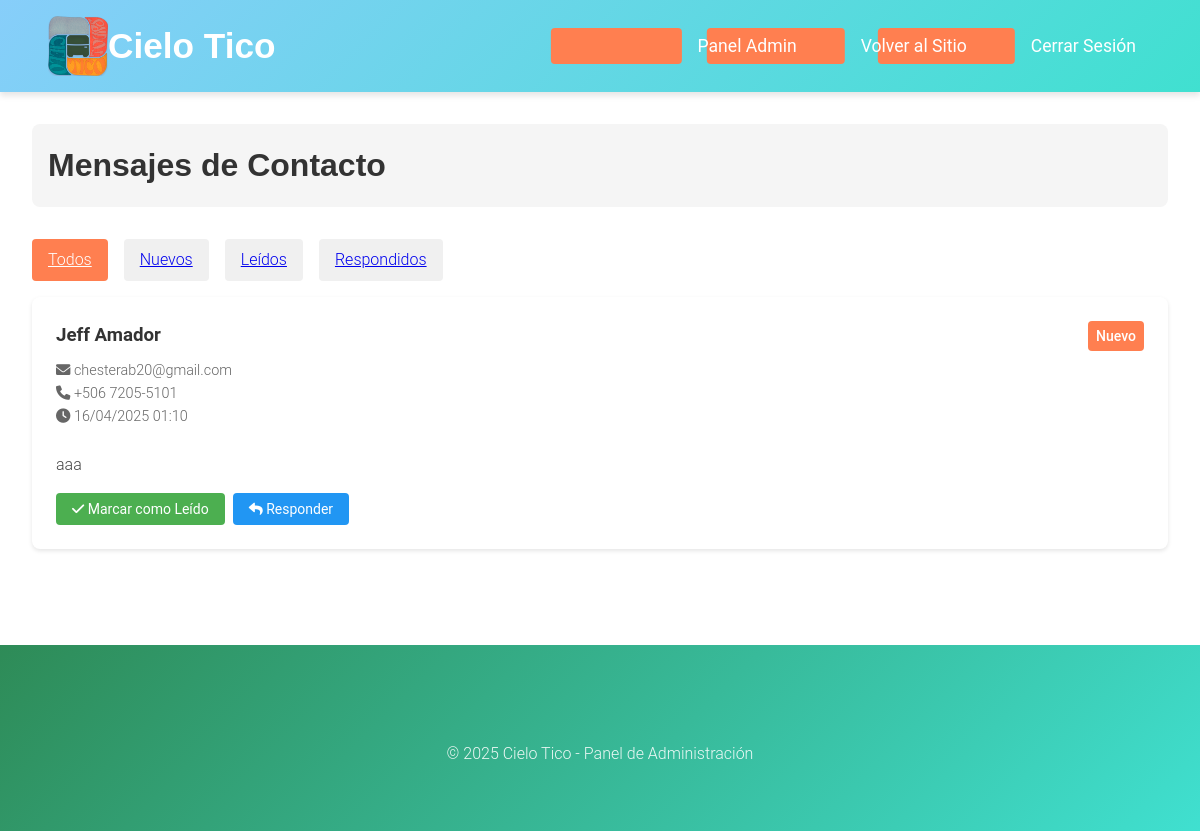
Page /html/admin/mensajes.php (signed in) on the earlier database version.
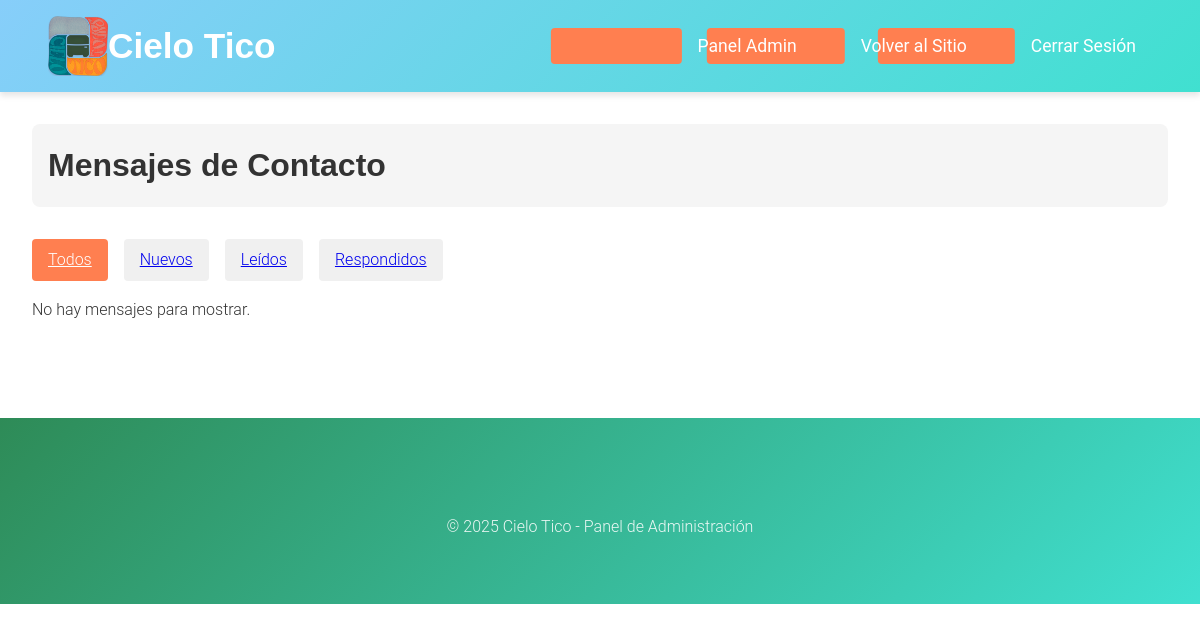
Same page on the later database version.
### tables this page shows
CREATE TABLE `contactos` (
  `id` int(11) NOT NULL AUTO_INCREMENT,
  `nombre` varchar(100) NOT NULL,
  `email` varchar(100) NOT NULL,
  `telefono` varchar(20) DEFAULT NULL,
  `mensaje` text NOT NULL,
  `estado` enum('nuevo','leido','respondido') DEFAULT 'nuevo',
  `fecha_creacion` timestamp NOT NULL DEFAULT current_timestamp(),
  PRIMARY KEY (`id`)
);

### html/admin/mensajes.php (the view, shortened to what this page needs)
<?php
require_once '../../php/config/database.php';
$estado_filtro = isset($_GET['estado']) ? $_GET['estado'] : 'todos';
$sql = "SELECT * FROM contactos";
$params = [];
$sql .= " ORDER BY fecha_creacion DESC";
try {
    $stmt = $conn->prepare($sql);
    $stmt->execute($params);
    $mensajes = $stmt->fetchAll(PDO::FETCH_ASSOC);
} catch(PDOException $e) {
    $error = "Error al obtener los mensajes: " . $e->getMessage();
}
?>
<!DOCTYPE html>
<html lang="es">
<head>
    <link rel="stylesheet" href="/cielotico/css/estilos.css">
    <link rel="stylesheet" href="https://cdnjs.cloudflare.com/ajax/libs/font-awesome/6.0.0/css/all.min.css">
</head>
<body>
    <header>
        <div class="header-content">
            <div class="logo-container">
                <a href="/cielotico/html/index.php">
                    <img src="/cielotico/img/logo.png" alt="Cielo Tico Logo" class="logo">
                    <h1>Cielo Tico</h1>
                </a>
            </div>
            <nav>
                <ul class="nav-menu">
                    <li><a href="index.php">Panel Admin</a></li>
                    <li><a href="/cielotico/html/index.php">Volver al Sitio</a></li>
                    <li><a href="/cielotico/php/logout.php">Cerrar Sesión</a></li>
                </ul>
            </nav>
        </div>
    </header>
    <main>
        <div class="admin-container">
            <div class="admin-header">
                <h1>Mensajes de Contacto</h1>
            </div>
            <div class="filtros">
                <a href="?estado=todos" class="filtro-btn <?php echo $estado_filtro === 'todos' ? 'activo' : ''; ?>">
                    Todos
                </a>
                <a href="?estado=nuevo" class="filtro-btn <?php echo $estado_filtro === 'nuevo' ? 'activo' : ''; ?>">
                    Nuevos
                </a>
                <a href="?estado=leido" class="filtro-btn <?php echo $estado_filtro === 'leido' ? 'activo' : ''; ?>">
                    Leídos
                </a>
                <a href="?estado=respondido" class="filtro-btn <?php echo $estado_filtro === 'respondido' ? 'activo' : ''; ?>">
                    Respondidos
                </a>
            </div>
            <?php if (isset($error)): ?>
                <div class="alert alert-error"><?php echo $error; ?></div>
            <?php else: ?>
                <div class="mensajes-grid">
                    <?php foreach ($mensajes as $mensaje): ?>
                        <div class="mensaje-card">
                            <div class="mensaje-header">
                                <div class="mensaje-info">
                                    <h3><?php echo htmlspecialchars($mensaje['nombre']); ?></h3>
                                    <p class="mensaje-meta">
                                        <i class="fas fa-envelope"></i> <?php echo htmlspecialchars($mensaje['email']); ?>
                                        <?php if (!empty($mensaje['telefono'])): ?>
                                            <br>
                                            <i class="fas fa-phone"></i> <?php echo htmlspecialchars($mensaje['telefono']); ?>
                                        <?php endif; ?>
                                        <br>
                                        <i class="fas fa-clock"></i> <?php echo date('d/m/Y H:i', strtotime($mensaje['fecha_creacion'])); ?>
                                    </p>
                                </div>
                                <span class="mensaje-estado estado-<?php echo $mensaje['estado']; ?>">
                                    <?php echo ucfirst($mensaje['estado']); ?>
                                </span>
                            </div>
                            <div class="mensaje-contenido">
                                <?php echo nl2br(htmlspecialchars($mensaje['mensaje'])); ?>
                            </div>
                            <div class="mensaje-acciones">
                                <?php if ($mensaje['estado'] === 'nuevo'): ?>
                                    <form method="POST" style="display: inline;">
                                        <button type="submit" class="btn-accion btn-leido">
                                            <i class="fas fa-check"></i> Marcar como Leído
                                        </button>
                                    </form>
                                <?php endif; ?>
                                <?php if ($mensaje['estado'] !== 'respondido'): ?>
                                    <button type="button" class="btn-accion btn-respondido"
                                            onclick="mostrarFormularioRespuesta('<?php echo $mensaje['id']; ?>')">
                                        <i class="fas fa-reply"></i> Responder
                                    </button>
                                <?php endif; ?>
                            </div>
                        </div>
                    <?php endforeach; ?>
                    <?php if (empty($mensajes)): ?>
                        <p>No hay mensajes para mostrar.</p>
                    <?php endif; ?>
                </div>
            <?php endif; ?>
        </div>
    </main>
    <footer role="contentinfo">
        <div class="footer-content">
            <p>&copy; 2025 Cielo Tico - Panel de Administración</p>
        </div>
    </footer>
</body>
</html>

### css/estilos.css (style rules this page uses)
:root { --color-cielo: #87CEFA; --color-turquesa: #40E0D0; --color-verde: #2E8B57; --color-arena: #F4E2D8; --color-coral: #FF7F50; --color-text: #333; --color-light: #fff; --color-primary: var(--color-turquesa); --color-primary-dark: #36c0b0; --color-secondary: var(--color-cielo); --color-white: var(--color-light); --font-heading: 'Montserrat', sans-serif; --font-body: 'Roboto', sans-serif; --shadow-sm: 0 2px 4px rgba(0,0,0,0.05); --shadow-md: 0 4px 6px rgba(0,0,0,0.1); --shadow-lg: 0 10px 15px rgba(0,0,0,0.1); --gradient-primary: linear-gradient(135deg, var(--color-cielo), var(--color-turquesa)); --gradient-secondary: linear-gradient(135deg, var(--color-verde), var(--color-turquesa)); --primary-color: #FF7F50; --secondary-color: #FF6B3D; --background-color: #f5f5f5; --color-success: #28a745; --color-error: #dc3545; --color-warning: #ffc107; --color-info: #17a2b8; --slider-height: 600px; }
* { margin: 0; padding: 0; box-sizing: border-box; font-family: var(--font-body); }
body { line-height: 1.6; color: var(--color-text); background-color: var(--color-light); font-weight: 300; }
h1, h2 { font-family: var(--font-heading); font-weight: 700; }
.nav-menu a { font-weight: 400; }
header { background: var(--gradient-primary); padding: 1rem 2rem; position: sticky; top: 0; z-index: 1000; box-shadow: var(--shadow-md); }
.header-content { max-width: 1400px; margin: 0 auto; padding: 0 1rem; display: flex; justify-content: space-between; align-items: center; }
.logo-container { display: flex; align-items: center; }
.logo-container a { display: flex; align-items: center; text-decoration: none; color: var(--color-light); }
.logo { width: 60px; height: 60px; object-fit: contain; }
header h1 { color: var(--color-light); margin: 0; font-size: 2.2rem; font-weight: 700; }
nav { display: flex; align-items: center; gap: 2rem; margin-left: auto; }
.nav-menu { display: flex; gap: 2rem; margin: 0; padding: 0; list-style: none; }
.nav-menu a, header .btn-login, header .btn-register { color: var(--color-light); text-decoration: none; font-size: 1.1rem; padding: 0.5rem 1rem; border-radius: 4px; transition: all 0.3s ease; position: relative; overflow: hidden; border: none; background: transparent; font-family: var(--font-body); font-weight: 400; cursor: pointer; }
.nav-menu a::before, header .btn-login::before, header .btn-register::before { content: ''; position: absolute; top: 0; left: 0; width: 100%; height: 100%; background: var(--color-coral); transform: translateX(-100%); transition: transform 0.3s ease; z-index: -1; border-radius: 4px; }
footer { background: var(--gradient-secondary); color: var(--color-light); padding: 4rem 2rem; margin-top: 4rem; position: relative; }
.footer-content { max-width: 1400px; margin: 0 auto; text-align: center; }
.footer-content p { text-align: center; margin-top: 2rem; color: var(--color-light); opacity: 0.9; font-size: 1rem; }
h3, h4, h5, h6 { font-family: var(--font-body); font-weight: 600; }

### html/admin/mensajes.php (style rules this page uses)
.admin-container { padding: 2rem; max-width: 1200px; margin: 0 auto; }
.admin-header { display: flex; justify-content: space-between; align-items: center; margin-bottom: 2rem; padding: 1rem; background-color: #f5f5f5; border-radius: 8px; }
.filtros { display: flex; gap: 1rem; margin-bottom: 1rem; }
.filtro-btn { padding: 0.5rem 1rem; border: none; border-radius: 4px; background-color: #f0f0f0; cursor: pointer; transition: all 0.3s ease; }
.filtro-btn.activo { background-color: #FF7F50; color: white; }
.mensajes-grid { display: grid; gap: 1.5rem; }
.mensaje-card { background: white; padding: 1.5rem; border-radius: 8px; box-shadow: 0 2px 4px rgba(0,0,0,0.1); }
.mensaje-header { display: flex; justify-content: space-between; align-items: start; margin-bottom: 1rem; }
.mensaje-info h3 { margin: 0; color: #333; }
.mensaje-meta { color: #666; font-size: 0.9rem; margin: 0.5rem 0; }
.mensaje-estado { padding: 0.25rem 0.5rem; border-radius: 4px; font-size: 0.875rem; font-weight: 500; }
.estado-nuevo { background-color: #ff7f50; color: white; }
.mensaje-contenido { margin: 1rem 0; color: #444; line-height: 1.6; }
.mensaje-acciones { display: flex; gap: 0.5rem; margin-top: 1rem; }
.btn-accion { padding: 0.5rem 1rem; border: none; border-radius: 4px; cursor: pointer; font-size: 0.875rem; transition: all 0.3s ease; }
.btn-leido { background-color: #4CAF50; color: white; }
.btn-respondido { background-color: #2196F3; color: white; }

Differences in the rows shown:
removed contactos: nombre "Jeff Amador", email "chesterab20@gmail.com", telefono "+506 7205-5101", fecha_creacion "16/04/2025 01:10", estado "Nuevo", mensaje "aaa"
Other differences:
text now shown: "No hay mensajes para mostrar."
